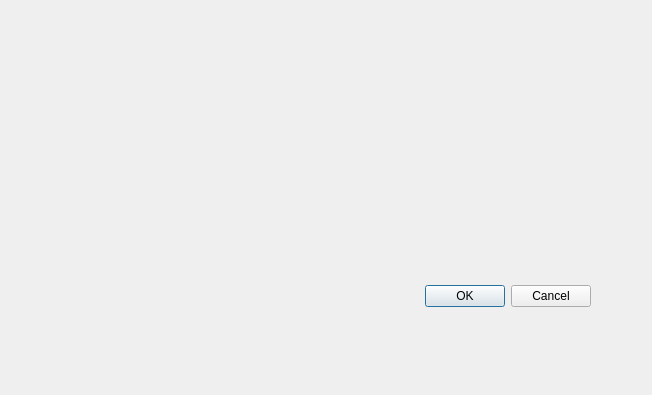
<?xml version="1.0" encoding="UTF-8"?>
<ui version="4.0">
 <class>FireHeatReco</class>
 <widget class="QDialog" name="FireHeatReco">
  <property name="geometry">
   <rect>
    <x>0</x>
    <y>0</y>
    <width>652</width>
    <height>395</height>
   </rect>
  </property>
  <property name="windowTitle">
   <string>Dialog</string>
  </property>
  <widget class="QDialogButtonBox" name="buttonBox">
   <property name="geometry">
    <rect>
     <x>250</x>
     <y>280</y>
     <width>341</width>
     <height>32</height>
    </rect>
   </property>
   <property name="orientation">
    <enum>Qt::Horizontal</enum>
   </property>
   <property name="standardButtons">
    <set>QDialogButtonBox::Cancel|QDialogButtonBox::Ok</set>
   </property>
  </widget>
 </widget>
 <resources/>
 <connections>
  <connection>
   <sender>buttonBox</sender>
   <signal>accepted()</signal>
   <receiver>FireHeatReco</receiver>
   <slot>accept()</slot>
   <hints>
    <hint type="sourcelabel">
     <x>248</x>
     <y>254</y>
    </hint>
    <hint type="destinationlabel">
     <x>157</x>
     <y>274</y>
    </hint>
   </hints>
  </connection>
  <connection>
   <sender>buttonBox</sender>
   <signal>rejected()</signal>
   <receiver>FireHeatReco</receiver>
   <slot>reject()</slot>
   <hints>
    <hint type="sourcelabel">
     <x>316</x>
     <y>260</y>
    </hint>
    <hint type="destinationlabel">
     <x>286</x>
     <y>274</y>
    </hint>
   </hints>
  </connection>
 </connections>
</ui>
